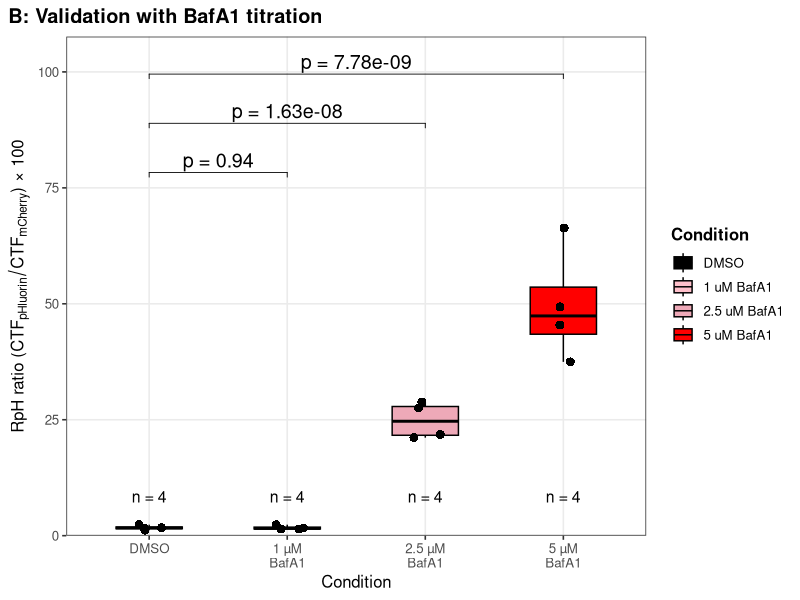
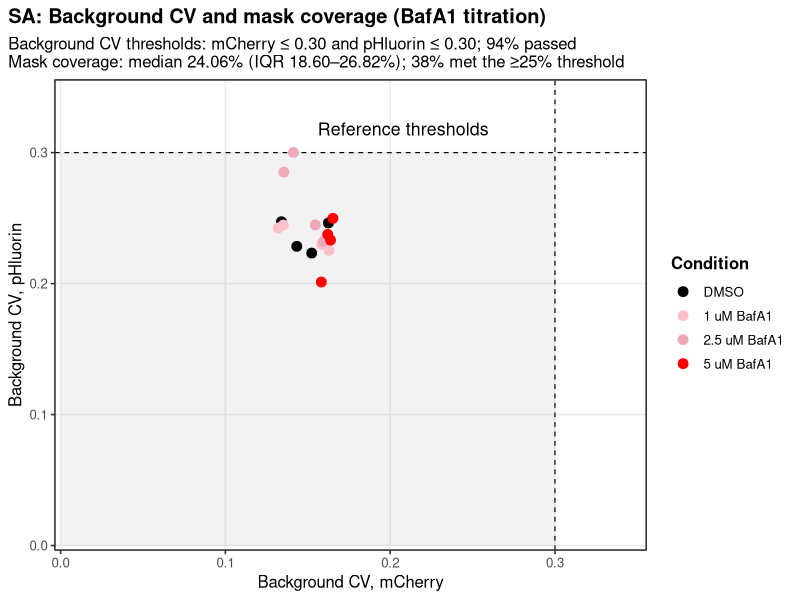

Here is the R script that generated these plots, in order:
library(readxl)
library(dplyr)
library(ggplot2)
library(emmeans)
library(sandwich)
library(ggpubr)

# Import data
eye_baf_raw <- readxl::read_excel("data/GMR_RpH/BafA1.xlsx")

# Settings
scale_factor <- 100
eps <- 1e-12

condition_levels <- c("DMSO",
                      "1 uM BafA1",
                      "2.5 uM BafA1",
                      "5 uM BafA1")

condition_colours <- c("DMSO"       = "black",
                       "1 uM BafA1" = "pink",
                       "2.5 uM BafA1" = "pink2",
                       "5 uM BafA1" = "red")

fmt_p <- function(p) {vapply(p,
                             FUN.VALUE = character(1),
                             FUN = function(x) {if (is.na(x)) {return(NA_character_)}
                               if (x < 1e-4) {
                                 paste0("p = ", format(signif(x, 3), scientific = TRUE))} 
                               else if (x < 0.01) {
                                 paste0("p = ", formatC(x, format = "f", digits = 4))} 
                               else if (x < 0.1) {
                                 paste0("p = ", formatC(x, format = "f", digits = 3))} 
                               else {paste0("p = ", formatC(x, format = "f", digits = 2))}})}

# Prepare analysis dataset
eye_baf <- eye_baf_raw %>%
  mutate(Condition = factor(Condition, 
                            levels = condition_levels)) %>%
  filter(puncta_area > 0,
         IntDen_corr_mC > 0,
         IntDen_corr_pH > 0) %>%
  mutate(RpH_ratio = IntDen_corr_pH / IntDen_corr_mC,
         ratio_plot = scale_factor * RpH_ratio,
         log_RpH_ratio = log(RpH_ratio + eps)) %>%
  filter(is.finite(RpH_ratio),
         is.finite(log_RpH_ratio))

# Model and robust inference
fit_eye_baf <- lm(log_RpH_ratio ~ Condition, data = eye_baf)
vcov_eye_baf <- vcovHC(fit_eye_baf,
                       type = "HC3")

emm_eye_baf <- emmeans(fit_eye_baf,
                       ~ Condition,
                       vcov. = vcov_eye_baf)

baf_contrasts <- contrast(emm_eye_baf,
                          method = "trt.vs.ctrl",
                          ref = "DMSO",
                          adjust = "holm") %>%
  summary() %>%
  as.data.frame()

# Plot annotations
observed_max <- max(eye_baf$ratio_plot, na.rm = TRUE)

bracket_positions <- observed_max + observed_max * c(0.18, 0.34, 0.50)
y_limit <- max(bracket_positions) * 1.06

stats_eye_baf <- baf_contrasts %>%
  mutate(group1 = "DMSO",
         group2 = sub(" - DMSO$", "", contrast),
         label = fmt_p(p.value),
         y.position = bracket_positions)

sample_sizes <- eye_baf %>%
  count(Condition, name = "n") %>%
  mutate(y = 0.08 * y_limit,
         label = paste0("n = ", n))

# Panel B
set.seed(1)

figure_4b <- ggplot(eye_baf,
                    aes(x = Condition,
                        y = ratio_plot,
                        fill = Condition)) +
  geom_boxplot(width = 0.48,
               outlier.shape = NA,
               colour = "black",
               coef = Inf) +
  geom_point(position = position_jitter(width = 0.12, height = 0),
             shape = 21,
             size = 3,
             fill = "black",
             colour = "black",
             stroke = 0) +
  geom_text(data = sample_sizes,
            aes(x = Condition,
                y = y,
                label = label),
            inherit.aes = FALSE,
            size = 4) +
  stat_pvalue_manual(stats_eye_baf,
                     label = "label",
                     y.position = "y.position",
                     tip.length = 0.01,
                     size = 5,
                     inherit.aes = FALSE) +
  scale_fill_manual(values = condition_colours) +
  scale_x_discrete(labels = c("DMSO",
                              "1 µM\nBafA1",
                              "2.5 µM\nBafA1",
                              "5 µM\nBafA1")) +
  scale_y_continuous(limits = c(0, y_limit),
                     expand = expansion(mult = c(0, 0.02))) +
  labs(x = "Condition",
       y = expression("RpH ratio (" * CTF[pHluorin] / CTF[mCherry] * ") × 100"),
       title = "B: Validation with BafA1 titration") +
  theme_bw(base_size = 12) +
  theme(panel.grid.minor = element_blank(),
        plot.title.position = "plot",
        plot.title = element_text(hjust = 0,
                                  face = "bold"),
        legend.position = "right",
        legend.title = element_text(face = "bold"))

figure_4b

# Supplementary Figure S9A: Background variability and mask coverage: BafA1 titration
cv_threshold       <- 0.30
coverage_threshold <- 25
eps                 <- 1e-12

# Prepare QC dataset
eye_baf_qc <- eye_baf %>%
  mutate(CV_mCherry = if_else(is.finite(back_mean_mC) & back_mean_mC > eps,
                              SD_mC / back_mean_mC,
                              NA_real_),
         CV_pHluorin = if_else(is.finite(back_mean_pH) & back_mean_pH > eps,
                               SD_pH / back_mean_pH,
                               NA_real_),
         mask_coverage = if_else(is.finite(whole_eye_area) & whole_eye_area > 0,
                                 100 * puncta_area / whole_eye_area,
                                 NA_real_)) %>%
  filter(is.finite(CV_mCherry),
         is.finite(CV_pHluorin),
         is.finite(mask_coverage))

# QC summaries
cv_pass_rate <- mean(eye_baf_qc$CV_mCherry <= cv_threshold & eye_baf_qc$CV_pHluorin <= cv_threshold)

coverage_pass_rate <- mean(eye_baf_qc$mask_coverage >= coverage_threshold)

coverage_median <- median(eye_baf_qc$mask_coverage,
                          na.rm = TRUE)

coverage_iqr <- quantile(eye_baf_qc$mask_coverage,
                         probs = c(0.25, 0.75),
                         na.rm = TRUE,
                         names = FALSE)

qc_subtitle <- sprintf(paste0("Background CV thresholds: mCherry ≤ %.2f and pHluorin ≤ %.2f; %d%% passed\n",
                              "Mask coverage: median %.2f%% (IQR %.2f–%.2f%%); %d%% met the ≥%d%% threshold"),
                       cv_threshold,
                       cv_threshold,
                       round(100 * cv_pass_rate),
                       coverage_median,
                       coverage_iqr[1],
                       coverage_iqr[2],
                       round(100 * coverage_pass_rate),
                       coverage_threshold)

# Axis limits
x_upper <- max(eye_baf_qc$CV_mCherry,
               cv_threshold,
               na.rm = TRUE) * 1.15

y_upper <- max(eye_baf_qc$CV_pHluorin,
               cv_threshold,
               na.rm = TRUE) * 1.15

# Supplementary Figure S9A plot
figure_s9a <- ggplot(eye_baf_qc,
                     aes(x = CV_mCherry,
                         y = CV_pHluorin,
                         colour = Condition)) +
  annotate("rect",
           xmin = 0,
           xmax = cv_threshold,
           ymin = 0,
           ymax = cv_threshold,
           alpha = 0.08) +
  geom_vline(xintercept = cv_threshold,
             linetype = "dashed",
             linewidth = 0.4) +
  geom_hline(yintercept = cv_threshold,
             linetype = "dashed",
             linewidth = 0.4) +
  geom_point(size = 3,
             alpha = 1) +
  annotate("text",
           x = 0.52 * cv_threshold,
           y = 1.06 * cv_threshold,
           label = "Reference thresholds",
           hjust = 0,
           size = 4.5) +
  scale_colour_manual(values = condition_colours,
                      breaks = condition_levels,
                      name = "Condition") +
  scale_x_continuous(limits = c(0, x_upper),
                     expand = expansion(mult = c(0.01, 0.03))) +
  scale_y_continuous(limits = c(0, y_upper),
                     expand = expansion(mult = c(0.01, 0.03))) +
  labs(title = "SA: Background CV and mask coverage (BafA1 titration)",
       subtitle = qc_subtitle,
       x = "Background CV, mCherry",
       y = "Background CV, pHluorin") +
  theme_bw(base_size = 12) +
  theme(panel.grid.minor = element_blank(),
        plot.title.position = "plot",
        plot.title = element_text(hjust = 0,
                                  face = "bold"),
        legend.position = "right",
        legend.title = element_text(face = "bold"))

figure_s9a
